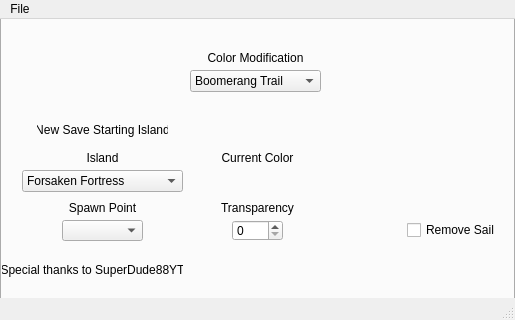
<?xml version="1.0" encoding="UTF-8"?>
<ui version="4.0">
 <class>MainWindow</class>
 <widget class="QMainWindow" name="MainWindow">
  <property name="geometry">
   <rect>
    <x>0</x>
    <y>0</y>
    <width>515</width>
    <height>320</height>
   </rect>
  </property>
  <property name="windowTitle">
   <string>TWW HD RPX Editor</string>
  </property>
  <widget class="QWidget" name="centralwidget">
   <widget class="QLabel" name="label_2">
    <property name="geometry">
     <rect>
      <x>0</x>
      <y>-20</y>
      <width>515</width>
      <height>211</height>
     </rect>
    </property>
    <property name="font">
     <font>
      <pointsize>14</pointsize>
     </font>
    </property>
    <property name="text">
     <string>Open A &quot;The Wind Waker HD&quot; RPX File To Start. </string>
    </property>
    <property name="alignment">
     <set>Qt::AlignCenter</set>
    </property>
   </widget>
   <widget class="QTabWidget" name="tabWidget">
    <property name="geometry">
     <rect>
      <x>0</x>
      <y>-25</y>
      <width>515</width>
      <height>331</height>
     </rect>
    </property>
    <property name="currentIndex">
     <number>0</number>
    </property>
    <property name="tabBarAutoHide">
     <bool>false</bool>
    </property>
    <widget class="QWidget" name="tab">
     <attribute name="title">
      <string>Tab 1</string>
     </attribute>
     <widget class="QComboBox" name="comboBox">
      <property name="enabled">
       <bool>true</bool>
      </property>
      <property name="geometry">
       <rect>
        <x>188</x>
        <y>50</y>
        <width>131</width>
        <height>22</height>
       </rect>
      </property>
      <property name="editable">
       <bool>false</bool>
      </property>
      <property name="currentText">
       <string>Boomerang Trail</string>
      </property>
      <property name="currentIndex">
       <number>0</number>
      </property>
      <property name="sizeAdjustPolicy">
       <enum>QComboBox::AdjustToMinimumContentsLengthWithIcon</enum>
      </property>
      <property name="placeholderText">
       <string/>
      </property>
      <item>
       <property name="text">
        <string>Boomerang Trail</string>
       </property>
      </item>
      <item>
       <property name="text">
        <string>Sword Swing Trail</string>
       </property>
      </item>
      <item>
       <property name="text">
        <string>Sword Parry Trail</string>
       </property>
      </item>
      <item>
       <property name="text">
        <string>Sword Soup Trail</string>
       </property>
      </item>
     </widget>
     <widget class="QLabel" name="label_6">
      <property name="geometry">
       <rect>
        <x>203</x>
        <y>30</y>
        <width>101</width>
        <height>16</height>
       </rect>
      </property>
      <property name="text">
       <string>Color Modification</string>
      </property>
      <property name="alignment">
       <set>Qt::AlignCenter</set>
      </property>
     </widget>
     <widget class="QLabel" name="label_3">
      <property name="geometry">
       <rect>
        <x>205</x>
        <y>130</y>
        <width>101</width>
        <height>16</height>
       </rect>
      </property>
      <property name="text">
       <string>Current Color</string>
      </property>
      <property name="alignment">
       <set>Qt::AlignCenter</set>
      </property>
     </widget>
     <widget class="QCheckBox" name="checkBox">
      <property name="enabled">
       <bool>true</bool>
      </property>
      <property name="geometry">
       <rect>
        <x>405</x>
        <y>200</y>
        <width>91</width>
        <height>20</height>
       </rect>
      </property>
      <property name="statusTip">
       <string>Removes the sail when traveling in the sea if checked.</string>
      </property>
      <property name="text">
       <string>Remove Sail</string>
      </property>
     </widget>
     <widget class="QLabel" name="label">
      <property name="geometry">
       <rect>
        <x>220</x>
        <y>150</y>
        <width>71</width>
        <height>21</height>
       </rect>
      </property>
      <property name="text">
       <string/>
      </property>
      <property name="alignment">
       <set>Qt::AlignCenter</set>
      </property>
     </widget>
     <widget class="QSpinBox" name="spinBox">
      <property name="geometry">
       <rect>
        <x>230</x>
        <y>200</y>
        <width>51</width>
        <height>21</height>
       </rect>
      </property>
      <property name="maximum">
       <number>255</number>
      </property>
     </widget>
     <widget class="QLabel" name="label_5">
      <property name="geometry">
       <rect>
        <x>205</x>
        <y>180</y>
        <width>101</width>
        <height>16</height>
       </rect>
      </property>
      <property name="text">
       <string>Transparency</string>
      </property>
      <property name="alignment">
       <set>Qt::AlignCenter</set>
      </property>
     </widget>
     <widget class="QLabel" name="label_7">
      <property name="geometry">
       <rect>
        <x>0</x>
        <y>240</y>
        <width>181</width>
        <height>20</height>
       </rect>
      </property>
      <property name="text">
       <string>Special thanks to SuperDude88YT</string>
      </property>
      <property name="alignment">
       <set>Qt::AlignCenter</set>
      </property>
     </widget>
     <widget class="QComboBox" name="comboBox_2">
      <property name="geometry">
       <rect>
        <x>20</x>
        <y>150</y>
        <width>161</width>
        <height>22</height>
       </rect>
      </property>
      <property name="currentText">
       <string>Forsaken Fortress</string>
      </property>
      <property name="currentIndex">
       <number>0</number>
      </property>
      <item>
       <property name="text">
        <string>Forsaken Fortress</string>
       </property>
      </item>
      <item>
       <property name="text">
        <string>Star Island</string>
       </property>
      </item>
      <item>
       <property name="text">
        <string>Northern Fairy Island</string>
       </property>
      </item>
      <item>
       <property name="text">
        <string>Gale Isle</string>
       </property>
      </item>
      <item>
       <property name="text">
        <string>Crescent Moon Island</string>
       </property>
      </item>
      <item>
       <property name="text">
        <string>Seven-Star Isles</string>
       </property>
      </item>
      <item>
       <property name="text">
        <string>Overlook Island</string>
       </property>
      </item>
      <item>
       <property name="text">
        <string>Four-Eye Reef</string>
       </property>
      </item>
      <item>
       <property name="text">
        <string>Mother and Child Isles</string>
       </property>
      </item>
      <item>
       <property name="text">
        <string>Spectacle Island</string>
       </property>
      </item>
      <item>
       <property name="text">
        <string>Windfall Island</string>
       </property>
      </item>
      <item>
       <property name="text">
        <string>Pawprint Island</string>
       </property>
      </item>
      <item>
       <property name="text">
        <string>Dragon Roost Island</string>
       </property>
      </item>
      <item>
       <property name="text">
        <string>Flight Control Platform</string>
       </property>
      </item>
      <item>
       <property name="text">
        <string>Western Fairy Island</string>
       </property>
      </item>
      <item>
       <property name="text">
        <string>Rock Spire Isle</string>
       </property>
      </item>
      <item>
       <property name="text">
        <string>Tingle Island</string>
       </property>
      </item>
      <item>
       <property name="text">
        <string>Triangle Part One</string>
       </property>
      </item>
      <item>
       <property name="text">
        <string>Eastern Fairy Island</string>
       </property>
      </item>
      <item>
       <property name="text">
        <string>Fire Mountain</string>
       </property>
      </item>
      <item>
       <property name="text">
        <string>Star Belt Archipelago</string>
       </property>
      </item>
      <item>
       <property name="text">
        <string>Three-Eye Reef</string>
       </property>
      </item>
      <item>
       <property name="text">
        <string>Greatfish Isle</string>
       </property>
      </item>
      <item>
       <property name="text">
        <string>Cyclops Reef</string>
       </property>
      </item>
      <item>
       <property name="text">
        <string>Six-Eye Reef</string>
       </property>
      </item>
      <item>
       <property name="text">
        <string>Outset Island</string>
       </property>
      </item>
     </widget>
     <widget class="QLabel" name="label_8">
      <property name="geometry">
       <rect>
        <x>80</x>
        <y>130</y>
        <width>41</width>
        <height>16</height>
       </rect>
      </property>
      <property name="text">
       <string>Island</string>
      </property>
      <property name="alignment">
       <set>Qt::AlignCenter</set>
      </property>
     </widget>
     <widget class="QLabel" name="label_9">
      <property name="geometry">
       <rect>
        <x>65</x>
        <y>180</y>
        <width>71</width>
        <height>16</height>
       </rect>
      </property>
      <property name="text">
       <string>Spawn Point</string>
      </property>
      <property name="alignment">
       <set>Qt::AlignCenter</set>
      </property>
     </widget>
     <widget class="QLabel" name="label_10">
      <property name="geometry">
       <rect>
        <x>35</x>
        <y>100</y>
        <width>131</width>
        <height>20</height>
       </rect>
      </property>
      <property name="text">
       <string>New Save Starting Island</string>
      </property>
      <property name="alignment">
       <set>Qt::AlignCenter</set>
      </property>
     </widget>
     <widget class="QLabel" name="label_11">
      <property name="geometry">
       <rect>
        <x>8</x>
        <y>99</y>
        <width>181</width>
        <height>131</height>
       </rect>
      </property>
      <property name="text">
       <string/>
      </property>
     </widget>
     <widget class="QComboBox" name="comboBox_3">
      <property name="geometry">
       <rect>
        <x>60</x>
        <y>200</y>
        <width>81</width>
        <height>21</height>
       </rect>
      </property>
      <property name="currentText">
       <string/>
      </property>
      <property name="currentIndex">
       <number>-1</number>
      </property>
     </widget>
     <zorder>label_11</zorder>
     <zorder>comboBox</zorder>
     <zorder>label_6</zorder>
     <zorder>label_3</zorder>
     <zorder>checkBox</zorder>
     <zorder>label</zorder>
     <zorder>spinBox</zorder>
     <zorder>label_5</zorder>
     <zorder>label_7</zorder>
     <zorder>comboBox_2</zorder>
     <zorder>label_8</zorder>
     <zorder>label_9</zorder>
     <zorder>label_10</zorder>
     <zorder>comboBox_3</zorder>
    </widget>
   </widget>
   <widget class="QLabel" name="label_4">
    <property name="geometry">
     <rect>
      <x>0</x>
      <y>50</y>
      <width>515</width>
      <height>211</height>
     </rect>
    </property>
    <property name="font">
     <font>
      <pointsize>17</pointsize>
     </font>
    </property>
    <property name="text">
     <string>Press Ctrl+O or File -&gt; Open to select the RPX.</string>
    </property>
    <property name="alignment">
     <set>Qt::AlignCenter</set>
    </property>
   </widget>
   <zorder>label_2</zorder>
   <zorder>label_4</zorder>
   <zorder>tabWidget</zorder>
  </widget>
  <widget class="QMenuBar" name="menubar">
   <property name="geometry">
    <rect>
     <x>0</x>
     <y>0</y>
     <width>515</width>
     <height>22</height>
    </rect>
   </property>
   <widget class="QMenu" name="menuFile">
    <property name="title">
     <string>File</string>
    </property>
    <addaction name="actionOpen"/>
    <addaction name="actionSave"/>
    <addaction name="actionDefault"/>
   </widget>
   <addaction name="menuFile"/>
  </widget>
  <widget class="QStatusBar" name="statusbar"/>
  <action name="actionOpen">
   <property name="text">
    <string>Open</string>
   </property>
   <property name="shortcut">
    <string>Ctrl+O</string>
   </property>
  </action>
  <action name="actionSave">
   <property name="enabled">
    <bool>false</bool>
   </property>
   <property name="text">
    <string>Save</string>
   </property>
   <property name="shortcut">
    <string>Ctrl+S</string>
   </property>
  </action>
  <action name="actionDefault">
   <property name="enabled">
    <bool>false</bool>
   </property>
   <property name="text">
    <string>Default</string>
   </property>
  </action>
 </widget>
 <resources/>
 <connections/>
</ui>
